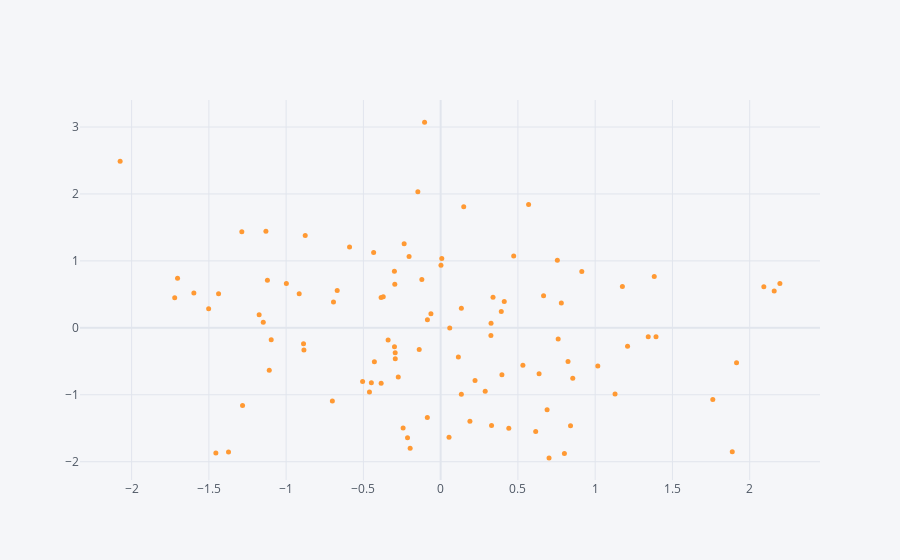

Notebook code for this chart:
### Code cell
df.iplot(x = "A" , y = "B", mode = "markers",size = 5)
